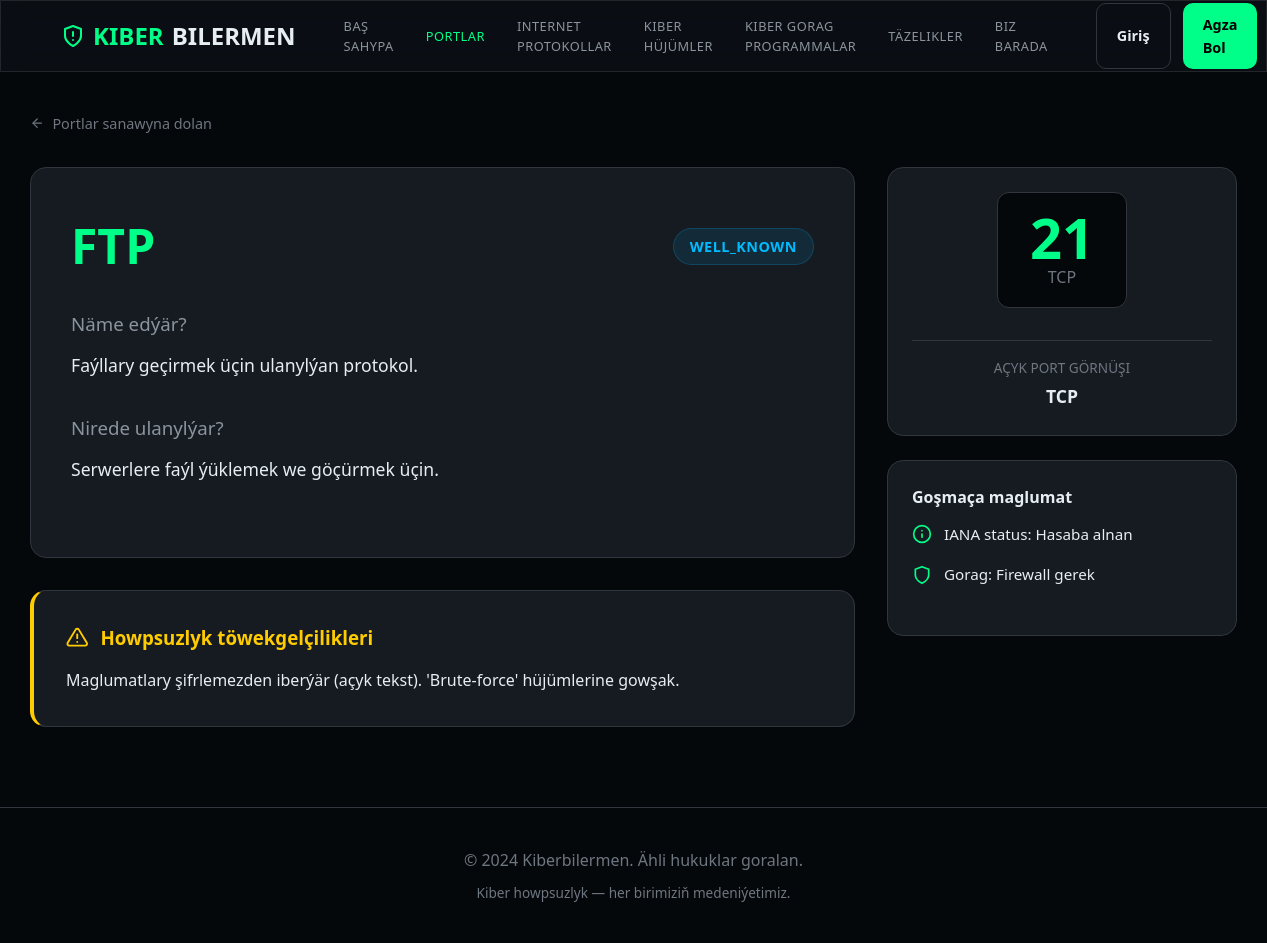
The app's page /ports/1/ with its own data.
### ports/models.py (models this page shows, shortened)
class Port(models.Model):
    class Transport(models.TextChoices):
        TCP = "tcp", "TCP"
        UDP = "udp", "UDP"
    number = models.PositiveIntegerField(verbose_name="Port belgisi")
    transport = models.CharField(
        max_length=16,
        choices=Transport.choices,
        default=Transport.TCP,
        verbose_name="Ulag protokoly"
    )
    service_name = models.CharField(max_length=64, verbose_name="Hyzmatyň ady")
    category = models.ForeignKey(
        PortCategory,
        on_delete=models.SET_NULL,
        null=True,
        blank=True,
        verbose_name="Kategoriýasy",
        related_name="ports"
    )
    what_it_does = models.TextField(verbose_name="Bu näme?")
    where_used = models.TextField(blank=True, verbose_name="Nirede ulanylýar?")
    security_risks = models.TextField(blank=True, verbose_name="Howpsuzlyk töwekgelçilikleri")
    class Meta:
        ordering = ["number", "transport", "service_name"]
        verbose_name = "Port"
        verbose_name_plural = "Portlar"
        constraints = [
            models.UniqueConstraint(fields=["number", "transport"], name="unique_port_number_transport")
        ]

class PortCategory(models.Model):
    name = models.CharField(max_length=64, verbose_name="Ady")
    class Meta:
        verbose_name = "Port kategoriýasy"
        verbose_name_plural = "Port kategoriýalary"

### ports/views.py (the view)
# urls.py: path("<int:pk>/", views.port_detail, name="detail"),
def port_detail(request, pk: int):
    port = get_object_or_404(Port, pk=pk)
    return render(request, "ports/port_detail.html", {"port": port})

### ports/templates/ports/port_detail.html (shortened to what this page needs)
{% extends "base.html" %}
{% block content %}
<div style="margin-bottom: 32px;">
    <a href="{% url 'ports:list' %}" style="color: var(--text-dim); text-decoration: none; font-size: 0.9rem; display: flex; align-items: center; gap: 8px;">
        <svg stroke="currentColor" fill="none" stroke-width="2" viewBox="0 0 24 24" stroke-linecap="round" stroke-linejoin="round" height="1em" width="1em" xmlns="http://www.w3.org/2000/svg"><line x1="19" y1="12" x2="5" y2="12"></line><polyline points="12 19 5 12 12 5"></polyline></svg>
        Portlar sanawyna dolan
    </a>
</div>
<div class="port-detail-container" style="display: grid; grid-template-columns: 1fr 350px; gap: 32px; align-items: start;">
    <div class="detail-main">
        <div class="card glass" style="padding: 40px; margin-bottom: 32px;">
            <div style="display: flex; justify-content: space-between; align-items: center; margin-bottom: 24px;">
                <h1 style="font-size: 3rem; color: var(--primary);">{{ port.service_name }}</h1>
                <span class="badge badge-registered" style="font-size: 0.9rem; padding: 6px 16px;">
                    {{ port.category.name }}
                </span>
            </div>
            <h3 style="color: var(--text-muted); margin-bottom: 12px; font-weight: 500;">Näme edýär?</h3>
            <p style="font-size: 1.1rem; line-height: 1.7; margin-bottom: 32px;">{{ port.what_it_does }}</p>
            {% if port.where_used %}
                <h3 style="color: var(--text-muted); margin-bottom: 12px; font-weight: 500;">Nirede ulanylýar?</h3>
                <p style="font-size: 1.1rem; line-height: 1.7; margin-bottom: 32px;">{{ port.where_used }}</p>
            {% endif %}
        </div>
        <div class="card glass" style="padding: 32px; border-left: 4px solid var(--warning);">
            <h3 style="color: var(--warning); margin-bottom: 16px; display: flex; align-items: center; gap: 12px;">
                Howpsuzlyk töwekgelçilikleri
            </h3>
            <p style="font-size: 1rem; color: var(--text-main);">
                {% if port.security_risks %}
                    {{ port.security_risks }}
                {% else %}
                    Bu port üçin ýörite howpsuzlyk töwekgelçiligi hasaba alynmady, ýöne elmydama şifrlenen protokollary ulanmak maslahat berilýär.
                {% endif %}
            </p>
        </div>
    </div>
    <div class="detail-sidebar">
        <div class="card glass" style="padding: 24px; text-align: center;">
            <div class="port-number-box" style="display: inline-block; margin-bottom: 16px; padding: 16px 32px;">
                <h2 style="font-size: 3.5rem;">{{ port.number }}</h2>
                <span style="font-size: 1rem;">{{ port.transport|upper }}</span>
            </div>
            <div style="border-top: 1px solid var(--border-main); padding-top: 16px; margin-top: 16px;">
                <p style="color: var(--text-dim); font-size: 0.85rem; text-transform: uppercase;">Açyk port görnüşi</p>
                <p style="font-weight: 600; font-size: 1.1rem; margin-top: 4px;">{{ port.get_transport_display }}</p>
            </div>
        </div>
        <div class="card glass" style="margin-top: 24px; padding: 24px;">
            <h4 style="margin-bottom: 12px; font-size: 1rem;">Goşmaça maglumat</h4>
            <ul class="icon-list" style="gap: 16px;">
                <li>
                    <svg stroke="currentColor" fill="none" stroke-width="2" viewBox="0 0 24 24" stroke-linecap="round" stroke-linejoin="round" height="1em" width="1em" xmlns="http://www.w3.org/2000/svg"><circle cx="12" cy="12" r="10"></circle><line x1="12" y1="16" x2="12" y2="12"></line><line x1="12" y1="8" x2="12.01" y2="8"></line></svg>
                    IANA status: Hasaba alnan
                </li>
                <li>
                    <svg stroke="currentColor" fill="none" stroke-width="2" viewBox="0 0 24 24" stroke-linecap="round" stroke-linejoin="round" height="1em" width="1em" xmlns="http://www.w3.org/2000/svg"><path d="M12 22s8-4 8-10V5l-8-3-8 3v7c0 6 8 10 8 10z"></path></svg>
                    Gorag: Firewall gerek
                </li>
            </ul>
        </div>
    </div>
</div>
{% endblock %}

### static/css/index.css (style rules this page uses)
:root { --bg-deep: #05080a; --bg-base: #0d1117; --bg-surface: #161b22; --bg-surface-half: rgba(22, 27, 34, 0.5); --primary: #00ff88; --primary-glow: rgba(0, 255, 136, 0.3); --secondary: #00bbff; --secondary-glow: rgba(0, 187, 255, 0.3); --text-main: #e6edf3; --text-muted: #8b949e; --text-dim: #6e7681; --border-main: #30363d; --border-hover: #484f58; --danger: #ff4b4b; --success: #00ff88; --warning: #ffcc00; --transition-fast: 0.2s cubic-bezier(0.4, 0, 0.2, 1); --transition-base: 0.3s cubic-bezier(0.4, 0, 0.2, 1); --glass-bg: rgba(13, 17, 23, 0.7); --glass-border: rgba(255, 255, 255, 0.1); --shadow-sm: 0 4px 6px -1px rgba(0, 0, 0, 0.3); --shadow-md: 0 10px 15px -3px rgba(0, 0, 0, 0.5); }
* { box-sizing: border-box; margin: 0; padding: 0; }
body { font-family: system-ui, -apple-system, 'Segoe UI', Roboto, Helvetica, Arial, sans-serif, 'Apple Color Emoji', 'Segoe UI Emoji'; background-color: var(--bg-deep); color: var(--text-main); line-height: 1.6; min-height: 100vh; overflow-x: hidden; }
.glass { background: var(--glass-bg); backdrop-filter: blur(12px); -webkit-backdrop-filter: blur(12px); border: 1px solid var(--glass-border); }
.card { background: var(--bg-surface); border: 1px solid var(--border-main); border-radius: 16px; padding: 24px; transition: var(--transition-base); }
.icon-list { list-style: none; display: flex; flex-direction: column; gap: 12px; margin-bottom: 24px; }
.icon-list li { display: flex; align-items: center; gap: 12px; font-size: 0.95rem; }
.icon-list svg { color: var(--primary); width: 20px; height: 20px; }
.badge { padding: 4px 12px; border-radius: 20px; font-size: 0.75rem; font-weight: 600; text-transform: uppercase; letter-spacing: 0.5px; display: inline-flex; align-items: center; gap: 4px; }
.badge-registered { background: rgba(0, 187, 255, 0.1); color: var(--secondary); border: 1px solid rgba(0, 187, 255, 0.2); }
.port-number-box { background: var(--bg-deep); padding: 8px 16px; border-radius: 12px; border: 1px solid var(--border-main); }
.port-number-box h2 { font-size: 1.5rem; color: var(--primary); line-height: 1; }
.port-number-box span { font-size: 0.7rem; color: var(--text-dim); text-transform: uppercase; }

### records on screen
Port: service_name "FTP", category.name "WELL_KNOWN", what_it_does "Faýllary geçirmek üçin ulanylýan protokol.", where_used "Serwerlere faýl ýüklemek we göçürmek üçin.", security_risks "Maglumatlary şifrlemezden iberýär (açyk tekst). 'Brute-force' hüjümlerine gowşak.", number "21", transport "TCP"
